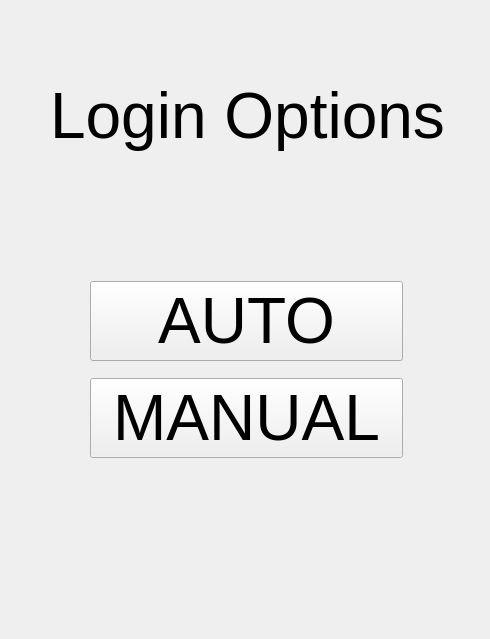
<?xml version="1.0" encoding="UTF-8"?>
<ui version="4.0">
 <class>MainWindow</class>
 <widget class="QMainWindow" name="MainWindow">
  <property name="geometry">
   <rect>
    <x>0</x>
    <y>0</y>
    <width>490</width>
    <height>639</height>
   </rect>
  </property>
  <property name="windowTitle">
   <string>MainWindow</string>
  </property>
  <widget class="QWidget" name="centralwidget">
   <widget class="QStackedWidget" name="stackedWidget">
    <property name="geometry">
     <rect>
      <x>0</x>
      <y>10</y>
      <width>491</width>
      <height>641</height>
     </rect>
    </property>
    <property name="font">
     <font>
      <pointsize>48</pointsize>
     </font>
    </property>
    <widget class="QWidget" name="ChoosePage">
     <widget class="QLabel" name="label">
      <property name="geometry">
       <rect>
        <x>50</x>
        <y>50</y>
        <width>401</width>
        <height>111</height>
       </rect>
      </property>
      <property name="font">
       <font>
        <pointsize>48</pointsize>
       </font>
      </property>
      <property name="text">
       <string>Login Options</string>
      </property>
     </widget>
     <widget class="QWidget" name="verticalLayoutWidget">
      <property name="geometry">
       <rect>
        <x>90</x>
        <y>260</y>
        <width>313</width>
        <height>201</height>
       </rect>
      </property>
      <layout class="QVBoxLayout" name="verticalLayout">
       <item>
        <widget class="QPushButton" name="auto_login">
         <property name="text">
          <string>AUTO</string>
         </property>
        </widget>
       </item>
       <item>
        <widget class="QPushButton" name="manual_login">
         <property name="text">
          <string>MANUAL</string>
         </property>
        </widget>
       </item>
      </layout>
     </widget>
    </widget>
    <widget class="QWidget" name="GamePage">
     <property name="font">
      <font>
       <weight>75</weight>
       <bold>true</bold>
      </font>
     </property>
     <widget class="QLabel" name="moveLabel">
      <property name="geometry">
       <rect>
        <x>130</x>
        <y>100</y>
        <width>231</width>
        <height>121</height>
       </rect>
      </property>
      <property name="font">
       <font>
        <pointsize>72</pointsize>
        <weight>50</weight>
        <bold>false</bold>
       </font>
      </property>
      <property name="text">
       <string>E2E4</string>
      </property>
     </widget>
     <widget class="QPushButton" name="stop">
      <property name="geometry">
       <rect>
        <x>40</x>
        <y>370</y>
        <width>381</width>
        <height>141</height>
       </rect>
      </property>
      <property name="text">
       <string>STOP</string>
      </property>
     </widget>
     <widget class="QLabel" name="timeLabel">
      <property name="geometry">
       <rect>
        <x>200</x>
        <y>340</y>
        <width>71</width>
        <height>19</height>
       </rect>
      </property>
      <property name="font">
       <font>
        <pointsize>12</pointsize>
        <weight>50</weight>
        <bold>false</bold>
       </font>
      </property>
      <property name="text">
       <string>5</string>
      </property>
     </widget>
    </widget>
    <widget class="QWidget" name="LoginPage">
     <widget class="QLabel" name="label_2">
      <property name="geometry">
       <rect>
        <x>20</x>
        <y>50</y>
        <width>461</width>
        <height>81</height>
       </rect>
      </property>
      <property name="font">
       <font>
        <pointsize>48</pointsize>
        <weight>50</weight>
        <bold>false</bold>
       </font>
      </property>
      <property name="text">
       <string>Login Chesscom</string>
      </property>
     </widget>
     <widget class="QWidget" name="gridLayoutWidget">
      <property name="geometry">
       <rect>
        <x>50</x>
        <y>210</y>
        <width>381</width>
        <height>101</height>
       </rect>
      </property>
      <layout class="QGridLayout" name="gridLayout">
       <item row="0" column="1">
        <widget class="QLineEdit" name="email">
         <property name="font">
          <font>
           <pointsize>14</pointsize>
          </font>
         </property>
        </widget>
       </item>
       <item row="1" column="1">
        <widget class="QLineEdit" name="password">
         <property name="font">
          <font>
           <pointsize>14</pointsize>
          </font>
         </property>
        </widget>
       </item>
       <item row="0" column="0">
        <widget class="QLabel" name="EmailLabel">
         <property name="font">
          <font>
           <pointsize>14</pointsize>
          </font>
         </property>
         <property name="text">
          <string>Email:</string>
         </property>
        </widget>
       </item>
       <item row="1" column="0">
        <widget class="QLabel" name="PasswordLabel">
         <property name="font">
          <font>
           <pointsize>14</pointsize>
          </font>
         </property>
         <property name="text">
          <string>Password:</string>
         </property>
        </widget>
       </item>
      </layout>
     </widget>
     <widget class="QCheckBox" name="remember">
      <property name="geometry">
       <rect>
        <x>340</x>
        <y>320</y>
        <width>91</width>
        <height>31</height>
       </rect>
      </property>
      <property name="font">
       <font>
        <pointsize>8</pointsize>
       </font>
      </property>
      <property name="text">
       <string>Remember</string>
      </property>
     </widget>
     <widget class="QLabel" name="LoginInfoLabel">
      <property name="geometry">
       <rect>
        <x>50</x>
        <y>320</y>
        <width>191</width>
        <height>31</height>
       </rect>
      </property>
      <property name="font">
       <font>
        <pointsize>8</pointsize>
       </font>
      </property>
      <property name="text">
       <string>*If you passed wrong login data
just log in manually on page</string>
      </property>
     </widget>
     <widget class="QPushButton" name="LoginButton">
      <property name="geometry">
       <rect>
        <x>110</x>
        <y>430</y>
        <width>251</width>
        <height>81</height>
       </rect>
      </property>
      <property name="font">
       <font>
        <pointsize>48</pointsize>
       </font>
      </property>
      <property name="text">
       <string>LOGIN</string>
      </property>
     </widget>
    </widget>
    <widget class="QWidget" name="LoadingPage">
     <widget class="QLabel" name="LoadingLabel">
      <property name="geometry">
       <rect>
        <x>60</x>
        <y>210</y>
        <width>371</width>
        <height>151</height>
       </rect>
      </property>
      <property name="font">
       <font>
        <weight>75</weight>
        <bold>true</bold>
       </font>
      </property>
      <property name="text">
       <string>LOADING...</string>
      </property>
     </widget>
    </widget>
    <widget class="QWidget" name="SettingsPage">
     <widget class="QLabel" name="label_3">
      <property name="geometry">
       <rect>
        <x>130</x>
        <y>20</y>
        <width>241</width>
        <height>91</height>
       </rect>
      </property>
      <property name="font">
       <font>
        <pointsize>48</pointsize>
       </font>
      </property>
      <property name="text">
       <string>Settings</string>
      </property>
     </widget>
     <widget class="QWidget" name="gridLayoutWidget_2">
      <property name="geometry">
       <rect>
        <x>70</x>
        <y>140</y>
        <width>321</width>
        <height>81</height>
       </rect>
      </property>
      <layout class="QGridLayout" name="gridLayout_2">
       <item row="1" column="1">
        <widget class="QScrollBar" name="MovesAhead">
         <property name="minimumSize">
          <size>
           <width>156</width>
           <height>0</height>
          </size>
         </property>
         <property name="font">
          <font>
           <pointsize>10</pointsize>
          </font>
         </property>
         <property name="minimum">
          <number>1</number>
         </property>
         <property name="maximum">
          <number>30</number>
         </property>
         <property name="orientation">
          <enum>Qt::Horizontal</enum>
         </property>
        </widget>
       </item>
       <item row="0" column="1">
        <widget class="QScrollBar" name="StockFishlevel">
         <property name="minimum">
          <number>1</number>
         </property>
         <property name="maximum">
          <number>25</number>
         </property>
         <property name="orientation">
          <enum>Qt::Horizontal</enum>
         </property>
        </widget>
       </item>
       <item row="1" column="0">
        <widget class="QLabel" name="label_4">
         <property name="font">
          <font>
           <pointsize>10</pointsize>
          </font>
         </property>
         <property name="text">
          <string>Moves ahead</string>
         </property>
        </widget>
       </item>
       <item row="0" column="0">
        <widget class="QLabel" name="label_5">
         <property name="font">
          <font>
           <pointsize>10</pointsize>
          </font>
         </property>
         <property name="text">
          <string>Stockfish level</string>
         </property>
        </widget>
       </item>
      </layout>
     </widget>
     <widget class="QWidget" name="gridLayoutWidget_3">
      <property name="geometry">
       <rect>
        <x>70</x>
        <y>220</y>
        <width>321</width>
        <height>71</height>
       </rect>
      </property>
      <layout class="QGridLayout" name="gridLayout_3">
       <item row="2" column="0">
        <widget class="QCheckBox" name="Rmovesaheadcheck">
         <property name="font">
          <font>
           <pointsize>10</pointsize>
          </font>
         </property>
         <property name="text">
          <string>Random moves ahead</string>
         </property>
        </widget>
       </item>
       <item row="2" column="3">
        <widget class="QLabel" name="label_7">
         <property name="font">
          <font>
           <pointsize>10</pointsize>
          </font>
         </property>
         <property name="text">
          <string>-</string>
         </property>
        </widget>
       </item>
       <item row="0" column="2">
        <widget class="QSpinBox" name="RSLFROM">
         <property name="font">
          <font>
           <pointsize>10</pointsize>
          </font>
         </property>
         <property name="minimum">
          <number>1</number>
         </property>
         <property name="maximum">
          <number>24</number>
         </property>
        </widget>
       </item>
       <item row="2" column="4">
        <widget class="QSpinBox" name="RMATO">
         <property name="font">
          <font>
           <pointsize>10</pointsize>
          </font>
         </property>
         <property name="minimum">
          <number>2</number>
         </property>
         <property name="maximum">
          <number>30</number>
         </property>
        </widget>
       </item>
       <item row="0" column="4">
        <widget class="QSpinBox" name="RSLTO">
         <property name="font">
          <font>
           <pointsize>10</pointsize>
          </font>
         </property>
         <property name="minimum">
          <number>2</number>
         </property>
         <property name="maximum">
          <number>25</number>
         </property>
        </widget>
       </item>
       <item row="0" column="0">
        <widget class="QCheckBox" name="Rstockfishlevelcheck">
         <property name="font">
          <font>
           <pointsize>10</pointsize>
          </font>
         </property>
         <property name="text">
          <string>Random Stockfish level</string>
         </property>
        </widget>
       </item>
       <item row="0" column="3">
        <widget class="QLabel" name="label_6">
         <property name="font">
          <font>
           <pointsize>10</pointsize>
          </font>
         </property>
         <property name="text">
          <string>-</string>
         </property>
        </widget>
       </item>
       <item row="2" column="2">
        <widget class="QSpinBox" name="RMAFROM">
         <property name="font">
          <font>
           <pointsize>10</pointsize>
          </font>
         </property>
         <property name="minimum">
          <number>1</number>
         </property>
         <property name="maximum">
          <number>29</number>
         </property>
        </widget>
       </item>
       <item row="0" column="1">
        <spacer name="horizontalSpacer">
         <property name="orientation">
          <enum>Qt::Horizontal</enum>
         </property>
         <property name="sizeHint" stdset="0">
          <size>
           <width>40</width>
           <height>20</height>
          </size>
         </property>
        </spacer>
       </item>
      </layout>
     </widget>
     <widget class="QWidget" name="gridLayoutWidget_4">
      <property name="geometry">
       <rect>
        <x>70</x>
        <y>290</y>
        <width>321</width>
        <height>61</height>
       </rect>
      </property>
      <layout class="QGridLayout" name="gridLayout_4">
       <item row="0" column="0">
        <widget class="QCheckBox" name="AutoMove">
         <property name="font">
          <font>
           <pointsize>10</pointsize>
          </font>
         </property>
         <property name="text">
          <string>AutoMove</string>
         </property>
        </widget>
       </item>
       <item row="1" column="0">
        <widget class="QLabel" name="label_8">
         <property name="font">
          <font>
           <pointsize>10</pointsize>
          </font>
         </property>
         <property name="text">
          <string>Thinking time</string>
         </property>
        </widget>
       </item>
       <item row="1" column="1">
        <widget class="QScrollBar" name="thinkingTime">
         <property name="font">
          <font>
           <pointsize>10</pointsize>
          </font>
         </property>
         <property name="maximum">
          <number>240</number>
         </property>
         <property name="orientation">
          <enum>Qt::Horizontal</enum>
         </property>
        </widget>
       </item>
      </layout>
     </widget>
     <widget class="QPushButton" name="startButton">
      <property name="geometry">
       <rect>
        <x>110</x>
        <y>510</y>
        <width>271</width>
        <height>81</height>
       </rect>
      </property>
      <property name="font">
       <font>
        <pointsize>48</pointsize>
       </font>
      </property>
      <property name="text">
       <string>START</string>
      </property>
     </widget>
     <widget class="QLabel" name="levelLabel">
      <property name="geometry">
       <rect>
        <x>400</x>
        <y>160</y>
        <width>31</width>
        <height>16</height>
       </rect>
      </property>
      <property name="font">
       <font>
        <pointsize>10</pointsize>
       </font>
      </property>
      <property name="text">
       <string>0</string>
      </property>
     </widget>
     <widget class="QLabel" name="movesLabel">
      <property name="geometry">
       <rect>
        <x>400</x>
        <y>190</y>
        <width>31</width>
        <height>16</height>
       </rect>
      </property>
      <property name="font">
       <font>
        <pointsize>10</pointsize>
       </font>
      </property>
      <property name="text">
       <string>0</string>
      </property>
     </widget>
     <widget class="QLabel" name="thinkingLabel">
      <property name="geometry">
       <rect>
        <x>400</x>
        <y>330</y>
        <width>31</width>
        <height>16</height>
       </rect>
      </property>
      <property name="font">
       <font>
        <pointsize>10</pointsize>
       </font>
      </property>
      <property name="text">
       <string>0</string>
      </property>
     </widget>
     <widget class="QCheckBox" name="RThinkingTime">
      <property name="geometry">
       <rect>
        <x>70</x>
        <y>360</y>
        <width>266</width>
        <height>25</height>
       </rect>
      </property>
      <property name="font">
       <font>
        <pointsize>10</pointsize>
       </font>
      </property>
      <property name="text">
       <string>Random time (0 - Thinking time)</string>
      </property>
     </widget>
     <widget class="QLabel" name="label_9">
      <property name="geometry">
       <rect>
        <x>120</x>
        <y>400</y>
        <width>261</width>
        <height>41</height>
       </rect>
      </property>
      <property name="font">
       <font>
        <pointsize>14</pointsize>
        <weight>75</weight>
        <bold>true</bold>
       </font>
      </property>
      <property name="text">
       <string>Choose your figures color:</string>
      </property>
     </widget>
     <widget class="QWidget" name="horizontalLayoutWidget">
      <property name="geometry">
       <rect>
        <x>170</x>
        <y>440</y>
        <width>160</width>
        <height>41</height>
       </rect>
      </property>
      <layout class="QHBoxLayout" name="horizontalLayout">
       <item>
        <widget class="QRadioButton" name="whiteButton">
         <property name="font">
          <font>
           <pointsize>10</pointsize>
          </font>
         </property>
         <property name="text">
          <string>White</string>
         </property>
         <property name="checked">
          <bool>true</bool>
         </property>
        </widget>
       </item>
       <item>
        <widget class="QRadioButton" name="blackButton">
         <property name="font">
          <font>
           <pointsize>10</pointsize>
          </font>
         </property>
         <property name="text">
          <string>Black</string>
         </property>
        </widget>
       </item>
      </layout>
     </widget>
    </widget>
   </widget>
  </widget>
 </widget>
 <resources/>
 <connections/>
</ui>
